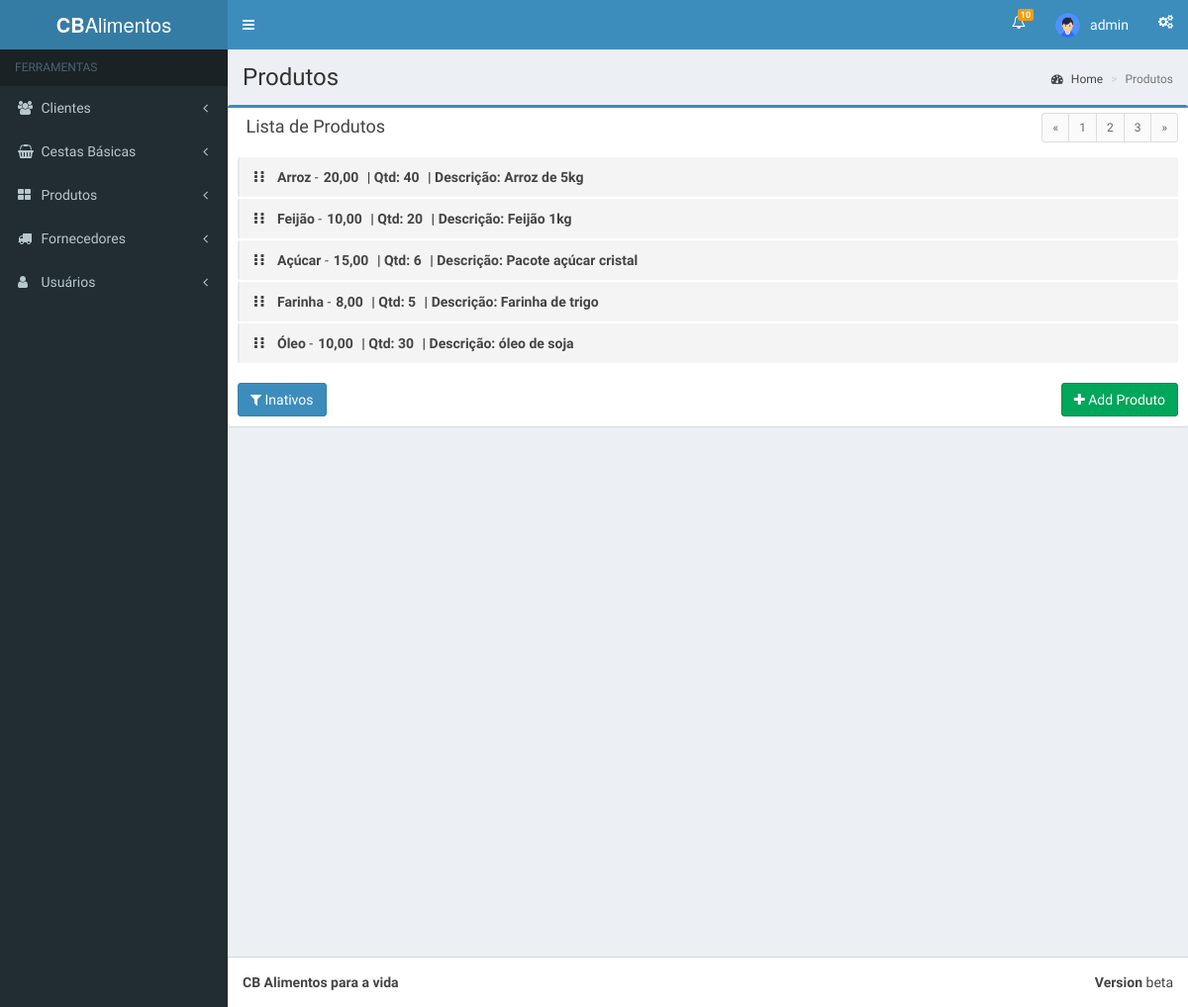
The app's page /views/produto/index.php (signed in) with its own data.
### tables this page shows
CREATE TABLE `produto` (
  `idproduto` int(11) NOT NULL,
  `ativo` tinyint(4) DEFAULT NULL,
  `nome` varchar(45) DEFAULT NULL,
  `valor` varchar(45) DEFAULT NULL,
  `quantidade` int(11) DEFAULT NULL,
  `descricao` varchar(45) DEFAULT NULL,
  `public` int(1) NOT NULL
);

### App/auth.php (called while the page is built, shortened)
<?php
if (!isset($_SESSION["idUsuario"]) || !isset($_SESSION["usuario"])) {
    header('Location: ../');
} else {
    $username   = $_SESSION["usuario"];
    $foto      = $_SESSION["foto"];
}

### App/Models/connect.php (called while the page is built, shortened)
<?php
class Connect
{
	var $localhost = "localhost";
	var $root = "root";
	var $passwd = "";
	public function __construct()
	{
		$this->SQL = mysqli_connect($this->localhost, $this->root, $this->passwd);
	}
}

### App/Models/produto.class.php (the view, shortened to what this page needs)
<?php
require_once 'connect.php';
class Produtos extends Connect
{
  public function index($value)
  {
      $query = "SELECT *FROM `produto` WHERE `public` = 1 AND `ativo` = '$value'";
      $result = mysqli_query($this->SQL, $query) or die(mysqli_error($this->SQL));
      if($result){
          while ($row = mysqli_fetch_array($result)) {
              if($row['ativo'] == 0){
                  $c = 'class="label-warning"';
              }else{
                  $c = " ";
              }
              echo '<li '.$c.'>
                        <span class="handle">
                          <i class="fa fa-ellipsis-v"></i>
                          <i class="fa fa-ellipsis-v"></i>
                        </span>
                    <span class="text"> '.$row['nome'].'</span>
                    -<span class="text">'.$row['valor'].'</span>
                    <span class="text">| Qtd: '.$row['quantidade'].'</span>
                     <span class="text">| Descrição: '.$row['descricao'].'</span>';
              echo '</li>';
          }
      }
  }
}

### layout/script.php (shortened to what this page needs)
<?php
$url = 'http://localhost/controlestoque/views/';
$head = '<!DOCTYPE html>
<html>
<head>
  <meta http-equiv="content-language" content="pt-br" />
  <meta charset="utf-8">
  <meta http-equiv="X-UA-Compatible" content="IE=edge">
  <title>Dashboard</title>
  <meta content="width=device-width, initial-scale=1, maximum-scale=1, user-scalable=no" name="viewport">
  <link rel="stylesheet" href="'.$url.'bootstrap/css/bootstrap.min.css">
  <link rel="stylesheet" href="https://cdnjs.cloudflare.com/ajax/libs/font-awesome/4.5.0/css/font-awesome.min.css">
  <link rel="stylesheet" href="https://cdnjs.cloudflare.com/ajax/libs/ionicons/2.0.1/css/ionicons.min.css">
  <link rel="stylesheet" href="'.$url.'dist/css/AdminLTE.min.css">
  <!-- AdminLTE Skins. Choose a skin from the css/skins
       folder instead of downloading all of them to reduce the load. -->
  <link rel="stylesheet" href="'.$url.'dist/css/skins/_all-skins.min.css">
  <link rel="stylesheet" href="'.$url.'plugins/iCheck/flat/blue.css">
  <link rel="stylesheet" href="'.$url.'plugins/morris/morris.css">
  <link rel="stylesheet" href="'.$url.'plugins/jvectormap/jquery-jvectormap-1.2.2.css">
  <link rel="stylesheet" href="'.$url.'plugins/datepicker/datepicker3.css">
  <link rel="stylesheet" href="'.$url.'plugins/daterangepicker/daterangepicker.css">
  <link rel="stylesheet" href="'.$url.'plugins/bootstrap-wysihtml5/bootstrap3-wysihtml5.min.css">
  <script type="text/javascript" src="http://ajax.googleapis.com/ajax/libs/jquery/1.5.1/jquery.min.js"></script>
  <!--[if lt IE 9]>
  <script src="https://oss.maxcdn.com/html5shiv/3.7.3/html5shiv.min.js"></script>
  <script src="https://oss.maxcdn.com/respond/1.4.2/respond.min.js"></script>
  <![endif]-->
</head>
<body class="hold-transition skin-blue sidebar-mini">
<div class="wrapper">';
$header = '<header class="main-header">
    <a href="../" class="logo">
      <span class="logo-lg"><b>CB</b>Alimentos</span>
    </a>
    <nav class="navbar navbar-static-top">
      <a href="#" class="sidebar-toggle" data-toggle="offcanvas" role="button">
      </a>
      <div class="navbar-custom-menu">
        <ul class="nav navbar-nav">
          <li class="dropdown notifications-menu">
            <a href="#" class="dropdown-toggle" data-toggle="dropdown">
              <i class="fa fa-bell-o"></i>
              <span class="label label-warning">10</span>
            </a>
          </li>
          <li class="dropdown user user-menu">
            <a href="#" class="dropdown-toggle" data-toggle="dropdown">
              <img src="'.$url.''.$foto.'" class="user-image" alt="User Image">
              <span class="hidden-xs">'.$username.'</span>
            </a>
                <img src="'.$url.''.$foto.'" class="img-circle" alt="User Image">
                  '.$username.'
                  <a href="'.$url.'destroy.php" class="btn btn-default btn-flat">Sair</a>
          </li>
          <li>
            <a href="#" data-toggle="control-sidebar"><i class="fa fa-gears"></i></a>
          </li>
        </ul>
      </div>
    </nav>
  </header>';
$aside = '<aside class="main-sidebar">
    <section class="sidebar">
      <ul class="sidebar-menu">
        <li class="header">FERRAMENTAS</li>
        <li class="treeview">
          <a href="#">
            <i class="fa fa-users"></i>
            <span>Clientes</span>
            <span class="pull-right-container">
              <i class="fa fa-angle-left pull-right"></i>
            </span>
          </a>
            <li><a href="'.$url.'clientes/"><i class="fa fa-user"></i>Clientes</a></li>
            <li><a href="'.$url.'clientes/addcliente.php"><i class="fa fa-user-plus"></i>Add Cliente</a></li>
        </li>
        <li class="treeview">
          <a href="#">
            <i class="fa fa-shopping-basket"></i>
            <span>Cestas Básicas</span>
            <span class="pull-right-container">
              <i class="fa fa-angle-left pull-right"></i>
            </span>
          </a>
            <li><a href="'.$url.'cestabasica/"><i class="fa fa-shopping-basket"></i> Cestas</a></li>
            <li><a href="'.$url.'cestabasica/addcesta.php"><i class="fa fa-plus"></i> Add Cestas</a></li>
            <li><a href="'.$url.'categoria/"><i class="fa fa-bars"></i> Categorias</a></li>
            <li><a href="'.$url.'categoria/addcategoria.php"><i class="fa fa-plus"></i> Add Categorias</a></li>
        </li>
        <li class="treeview">
          <a href="#">
            <i class="fa fa-th-large"></i> <span>Produtos</span>
            <span class="pull-right-container">
              <i class="fa fa-angle-left pull-right"></i>
            </span>
          </a>
            <li><a href="'.$url.'produto/"><i class="fa fa-th-list"></i> Lista de Produtos</a></li>
            <li><a href="'.$url.'produto/addproduto.php"><i class="fa fa-plus"></i> Add Produtos</a></li>
        </li>
        <li class="treeview">
          <a href="#">
            <i class="fa fa-truck"></i> <span>Fornecedores</span>
            <span class="pull-right-container">
              <i class="fa fa-angle-left pull-right"></i>
            </span>
          </a>
        </li>
        <li class="treeview">
          <a href="#">
            <i class="fa fa-user"></i> <span>Usuários</span>
            <span class="pull-right-container">
              <i class="fa fa-angle-left pull-right"></i>
            </span>
          </a>
            <li><a href="'.$url.'usuarios/"><i class="fa fa-list-ul"></i> Lista de Usuários</a></li>
            <li><a href="'.$url.'usuarios/addusuarios.php"><i class="fa fa-user-plus"></i> Add Usuário</a></li>
        </li>
      </ul>
    </section>
  </aside>';
  $footer = '
  <footer class="main-footer">
    <div class="pull-right hidden-xs">
      <b>Version</b> beta
    </div>
    <strong>CB Alimentos para a vida</strong>
  </footer>
  <div class="control-sidebar-bg"></div>';
$javascript = '
</div>
<script src="'.$url.'plugins/jQuery/jquery-2.2.3.min.js"></script>
<script src="https://cdnjs.cloudflare.com/ajax/libs/jquery.mask/1.14.0/jquery.mask.min.js"></script>
<script src="https://code.jquery.com/ui/1.11.4/jquery-ui.min.js"></script>
<script>
  $.widget.bridge(\'uibutton\', $.ui.button);
</script>
<script src="'.$url.'bootstrap/js/bootstrap.min.js"></script>
<script src="https://cdnjs.cloudflare.com/ajax/libs/raphael/2.1.0/raphael-min.js"></script>
<script src="'.$url.'plugins/morris/morris.min.js"></script>
<script src="'.$url.'plugins/sparkline/jquery.sparkline.min.js"></script>
<script src="'.$url.'plugins/jvectormap/jquery-jvectormap-1.2.2.min.js"></script>
<script src="'.$url.'plugins/jvectormap/jquery-jvectormap-world-mill-en.js"></script>
<script src="'.$url.'plugins/knob/jquery.knob.js"></script>
<script src="https://cdnjs.cloudflare.com/ajax/libs/moment.js/2.11.2/moment.min.js"></script>
<script src="'.$url.'plugins/daterangepicker/daterangepicker.js"></script>
<script src="'.$url.'plugins/datepicker/bootstrap-datepicker.js"></script>
<script src="'.$url.'plugins/bootstrap-wysihtml5/bootstrap3-wysihtml5.all.min.js"></script>
<script src="'.$url.'plugins/slimScroll/jquery.slimscroll.min.js"></script>
<script src="'.$url.'plugins/fastclick/fastclick.js"></script>
<script src="'.$url.'dist/js/app.min.js"></script>
<script src="'.$url.'dist/js/pages/dashboard.js"></script>
<script src="'.$url.'dist/js/demo.js"></script>
</body>
</html>';
?>

### views/produto/index.php (shortened to what this page needs)
<?php
require_once '../../App/auth.php';
require_once '../../layout/script.php';
require_once '../../App/Models/produto.class.php';
echo $head;
echo $header;
echo $aside;
echo '<div class="content-wrapper">
    <section class="content-header">
      <h1>
        Produtos
      </h1>
      <ol class="breadcrumb">
        <li><a href="../"><i class="fa fa-dashboard"></i> Home</a></li>
        <li class="active">Produtos</li>
      </ol>
    </section>
    <section class="content">
    ';
    echo '
      <div class="row">
      	<div class="box box-primary">
            <div class="box-header">
              <i class="ion ion-clipboard"></i>
              <h3 class="box-title">Lista de Produtos</h3>
              <div class="box-tools pull-right">
                <ul class="pagination pagination-sm inline">
                  <li><a href="#">&laquo;</a></li>
                  <li><a href="#">1</a></li>
                  <li><a href="#">2</a></li>
                  <li><a href="#">3</a></li>
                  <li><a href="#">&raquo;</a></li>
                </ul>
              </div>
            </div>
            <div class="box-body">
              <ul class="todo-list">';
              $btn_color = "btn-primary";
              $icon = "fa fa-filter";
              if(isset($_POST['ativo']) != NULL){
                $value = $_POST['ativo'];
                if($value == 1){
                  $ativo = 0;
                  $button_name = "Inativos";
                }else{
                  $ativo = 1;
                  $button_name = "Publicados";
                  $icon = "fa-check";
                  $btn_color = "btn-primary";
                }
              }else{
                $value = 1;
                $ativo = 0;
                $button_name = "Inativos";
              }
                     $produtos->index($value);
        echo '</ul>
            </div>
            <div class="box-footer clearfix no-border">
            <a href="addproduto.php" type="button" class="btn btn-success pull-right"><i class="fa fa-plus"></i> Add Produto</a>
            <form action="index.php" method="post">
            <button name="ativo" type="submit" value="'.$ativo.'" class="btn '.$btn_color.' pull-left"><i class="fa '.$icon.'"></i> '.$button_name.'</button></form>
            </div>
          </div>
';
echo '</div>';
echo '</section>';
echo '</div>';
echo  $footer;
echo $javascript;
?>

### records on screen
produto: nome "Arroz", valor "20,00", quantidade "40", descricao "Arroz de 5kg"
produto: nome "Feijão", valor "10,00", quantidade "20", descricao "Feijão 1kg"
produto: nome "Açúcar", valor "15,00", quantidade "6", descricao "Pacote açúcar cristal"
produto: nome "Farinha", valor "8,00", quantidade "5", descricao "Farinha de trigo"
produto: nome "Óleo", valor "10,00", quantidade "30", descricao "óleo de soja"

### other values on screen
$username "admin"
$button_name "Inativos"
